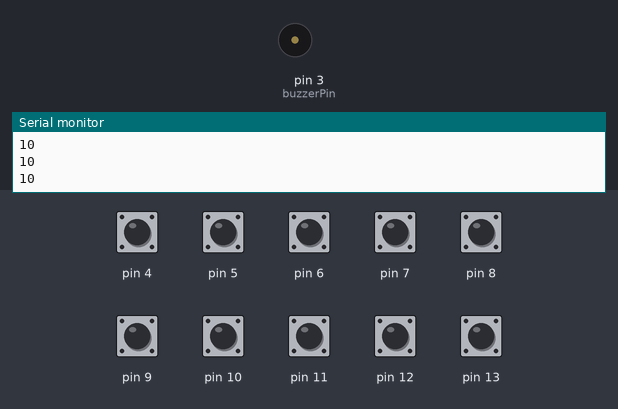
A sketch run on a simulated Arduino Uno, built for the host (arithmetic inside an expression is 32-bit, double 64-bit). Shown: buzzer (waves = sounding), the last lines printed to the serial monitor. The inputs (shaded band) are chosen by the test bench; at power-on: pin 4–13 HIGH.

Above: at 1.2 s.
1.3 s: pin 4 pulled LOW for 1 s
At 1.7 s:
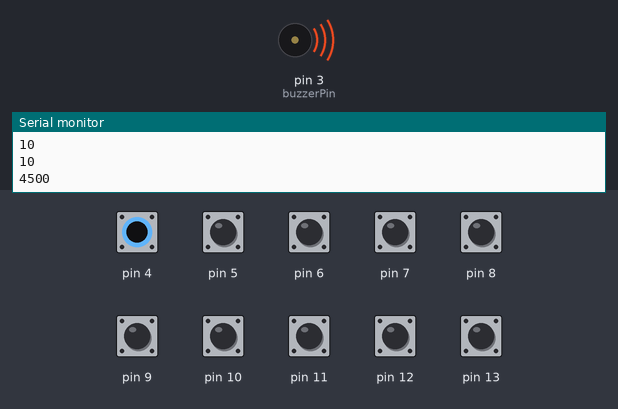
Timing chart, 0 to 4.3 s (numbered marks = the images above; inputs shaded):
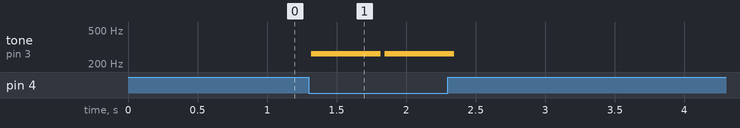

Measured:
- after the input at 1.3 s, tone on pin 3 (buzzerPin): alternates 262 Hz for 0.50 s and silent for 0.03 s, 4 changes in all, then stays silent, starting at once

The sketch:

meyve_piyano.ino
```cpp
#include <CapacitiveSensor.h>

// Dokunma sensörleri için pin tanımlamaları
CapacitiveSensor sensor1 = CapacitiveSensor(2, 4); // 2-4 arası direnç bağlanacak
CapacitiveSensor sensor2 = CapacitiveSensor(2, 5);
CapacitiveSensor sensor3 = CapacitiveSensor(2, 6);
CapacitiveSensor sensor4 = CapacitiveSensor(2, 7);
CapacitiveSensor sensor5 = CapacitiveSensor(2, 8);
CapacitiveSensor sensor6 = CapacitiveSensor(2, 9);
CapacitiveSensor sensor7 = CapacitiveSensor(2, 10);
CapacitiveSensor sensor8 = CapacitiveSensor(2, 11);
CapacitiveSensor sensor9 = CapacitiveSensor(2, 12);
CapacitiveSensor sensor10 = CapacitiveSensor(2, 13);

const int buzzerPin = 3; // Buzzer bağlanan pin

// Notalar (frekans değerleri)
int notalar[] = {262, 294, 330, 349, 392, 440, 494, 523, 587, 659};

void setup() {
  Serial.begin(9600);
  pinMode(buzzerPin, OUTPUT);
}

void loop() {
  if (dokunmaAlgılandı(sensor1)) çalNota(0);
  if (dokunmaAlgılandı(sensor2)) çalNota(1);
  if (dokunmaAlgılandı(sensor3)) çalNota(2);
  if (dokunmaAlgılandı(sensor4)) çalNota(3);
  if (dokunmaAlgılandı(sensor5)) çalNota(4);
  if (dokunmaAlgılandı(sensor6)) çalNota(5);
  if (dokunmaAlgılandı(sensor7)) çalNota(6);
  if (dokunmaAlgılandı(sensor8)) çalNota(7);
  if (dokunmaAlgılandı(sensor9)) çalNota(8);
  if (dokunmaAlgılandı(sensor10)) çalNota(9);
}

// Dokunmayı algılayan fonksiyon
bool dokunmaAlgılandı(CapacitiveSensor &sensor) {
  long değer = sensor.capacitiveSensor(30); // Ölçüm yap
  Serial.println(değer); // Seri monitörde değeri gör
  return değer > 1000; // 1000 değerinden büyükse dokunma var
}

// Nota çalma fonksiyonu
void çalNota(int notaIndex) {
  tone(buzzerPin, notalar[notaIndex], 500); // 500ms süreyle çal
  delay(500); // Çalma süresi kadar bekle
  noTone(buzzerPin); // Buzzer'ı kapat
}
```
